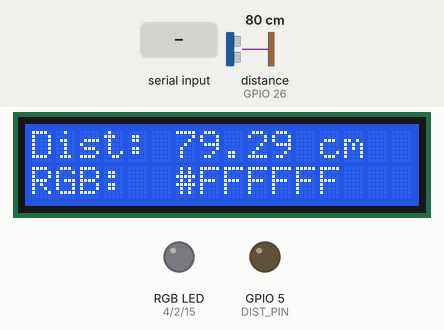
The sketch below on a simulated ESP32. Parts: 16×2 character LCD, an RGB LED mixed from three pins (HIGH = lit), output pins drawn as LEDs (lit = HIGH). Wiring (inferred from the names in the program): ultrasonic range finder: trigger GPIO 27; echo GPIO 26. Inputs (shaded band) come from the test bench; at power-on: distance to the obstacle (sensor on GPIO 26) 80 cm. The echo pulse lasts 58.3 µs per cm; dim RGB values are drawn brighter than linear; random numbers use the default seed unless the sketch sets one; nothing arrives over Bluetooth unless stated; pins used as bus, display or sensor lines are not drawn; what the sketch prints to the serial monitor is not drawn.

Above: at 1.2 s.
1.3 s: "rainbow 1\n" received over the second serial link
At 1.59 s:
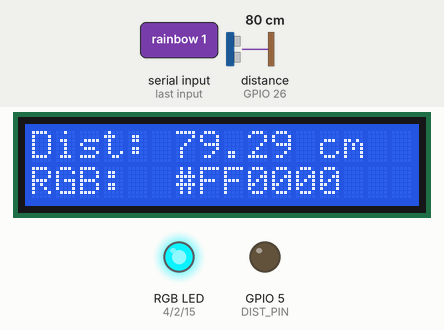
3.8 s: distance to the obstacle (sensor on GPIO 26) set to 250 cm
At 4.5 s:
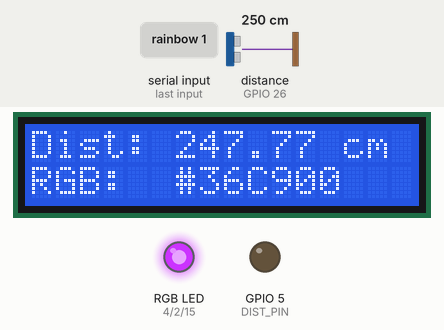
5.5 s: "random 1\n" received over the second serial link
At 6.8 s:
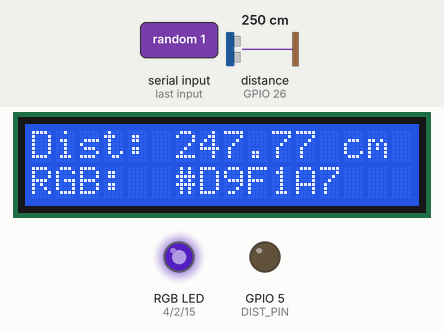
7.1 s: "random 150\n" received over the second serial link
At 8.4 s:
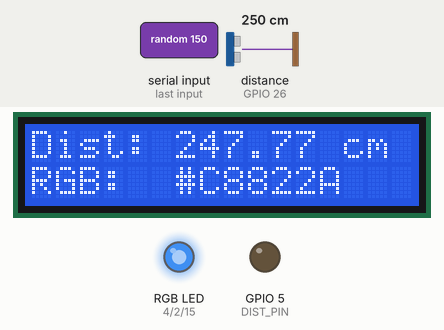
8.7 s: "rainbow 150\n" received over the second serial link
At 9.2 s:
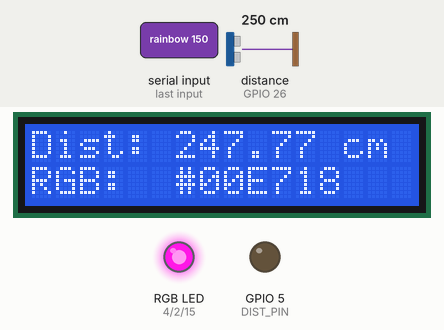
10.5 s: "random" received over the second serial link
At 11.0 s:
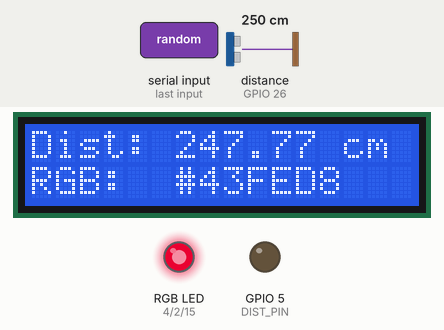
Timing chart, 0 to 13.0 s (numbered marks = the images above; inputs shaded):
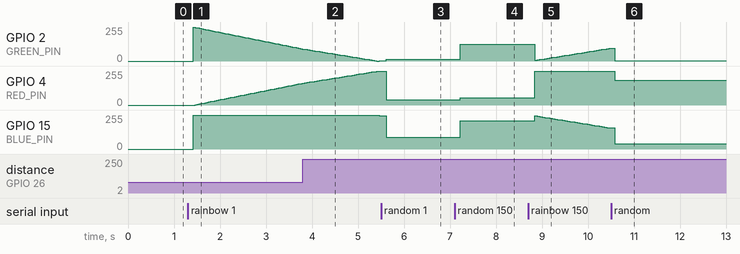

The sketch:

hw6.ino
```cpp
#include <stdlib.h>
#include <string.h>
#include <BluetoothSerial.h>
#include <UltrasonicSensor.h>
#include <LiquidCrystal_I2C.h>
#include <Wire.h>

// LED pins
#define RED_PIN   4
#define GREEN_PIN 2
#define BLUE_PIN  15
#define DIST_PIN  5

// LED PWM channels
#define RED_CHN   0
#define GREEN_CHN 1
#define BLUE_CHN  2
#define DIST_CHN  3

// PWM constants
#define FRQ 1000
#define PWM_BIT 8

// LCD pins
#define SDA 13
#define SCL 14

// Ultrasonic sensor config
#define TRIG_PIN 27
#define ECHO_PIN 26
#define MAX_DISTANCE 700
#define SOUND_VELOCITY 340
#define DISTANCE_TRIGGER 10
const float TIMEOUT = MAX_DISTANCE * 60;

char buffer[20]; // Bluetooth buffer
static int bufCount = 0; // Buffer size
static bool isRainbow = false; // Whether rainbow is active
static int rainbowPos = 0; // Color wheel position
static float distance = 0.00; // Sensor value from ultrasonic sensor

BluetoothSerial SerialBT;
LiquidCrystal_I2C lcd(0x27, 16, 2);

void setup() {
  // Setup RGB LED
  ledcSetup(RED_CHN,   FRQ, PWM_BIT);
  ledcSetup(GREEN_CHN, FRQ, PWM_BIT);
  ledcSetup(BLUE_CHN,  FRQ, PWM_BIT);
  ledcAttachPin(RED_PIN,   RED_CHN);
  ledcAttachPin(GREEN_PIN, GREEN_CHN);
  ledcAttachPin(BLUE_PIN,  BLUE_CHN);

  // Set RGB LED color to white
  setColor(255, 255, 255);

  // Setup ultrasonic sensor
  pinMode(TRIG_PIN, OUTPUT);
  pinMode(ECHO_PIN, INPUT);

  // Setup range LED
  ledcSetup(DIST_CHN, FRQ, PWM_BIT);
  ledcAttachPin(DIST_PIN, DIST_CHN);

  // Setup LCD
  Wire.begin(SDA, SCL);
  lcd.init();
  lcd.backlight();

  // Print initial text on LCD
  lcd.setCursor(0, 0);
  lcd.print("Dist: 0.00 cm  ");
  lcd.setCursor(0, 1);
  lcd.printf("RGB:  #FFFFFF");

  // Bluetooth serial setup
  SerialBT.begin("mfinerty-esp32");

  // PC serial setup
  Serial.begin(115200);
  Serial.println("Device started!");
}

void loop() {
  while (SerialBT.available()) {
    buffer[bufCount] = SerialBT.read();
    bufCount++; // Increase buffer size
    delay(10); // Add delay to prevent it from reading too fast
  }

  if (bufCount > 0) {
    if (strncmp(buffer, "random", 6) == 0) {
      // random command
      randomCmd();
      SerialBT.println("random: ok");
      isRainbow = false;
    } else if (strncmp(buffer, "rainbow", 7) == 0) {
      // rainbow command
      SerialBT.println("rainbow: ok");
      isRainbow = true;
    } else if (strncmp(buffer, "rgb", 3) == 0) {
      // rgb command
      rgbCmd();
      SerialBT.println("rgb: ok");
      isRainbow = false;
    } else if (strncmp(buffer, "distance", 8) == 0) {
      // distance command
      SerialBT.printf("distance: %.2f cm\n", distance);
    } else {
      // unknown command
      Serial.println(buffer);
      SerialBT.printf("unknown command: %s\n", buffer);
    }

    clearBuffer();
  }

  if (isRainbow) {
    long wheelValue = wheel(rainbowPos++);
    char red = (wheelValue >> 16) & 0xFF;
    char green = (wheelValue >> 8) & 0xFF;
    char blue = (wheelValue >> 0) & 0xFF;
    setColor(red, green, blue);

    if (rainbowPos == 256) {
      // Loop to beginning of color wheel
      rainbowPos = 0;
    }
  }

  // Get reading from ultrasonic sensor
  distance = getSonar();

  // Update distance text on LCD
  lcd.setCursor(0, 0);
  lcd.printf("Dist: %.2f cm  ", distance);

  // Change brightness of LED based on distance
  if (distance < DISTANCE_TRIGGER) {
    ledcWrite(DIST_CHN, ((DISTANCE_TRIGGER - distance) / DISTANCE_TRIGGER) * 255.0);
  } else {
    ledcWrite(DIST_CHN, 0);
  }

  // delay i guess
  delay(10);
}

void clearBuffer() {
  bufCount = 0;
  memset(buffer, 0, 20);
}

void randomCmd() {
  Serial.println("random");
  setColor(random(0, 256), random(0, 256), random(0, 256));
}

void rgbCmd() {
  char *rgb = strtok(buffer, " ");

  // Get space-separated RGB values
  char *red = strtok(NULL, " ");
  if (red == nullptr) {
    SerialBT.println("rgb: invalid red value");
    clearBuffer();
    return;
  }

  char *green = strtok(NULL, " ");
  if (green == nullptr) {
    SerialBT.println("rgb: invalid green value");
    clearBuffer();
    return;
  }

  char *blue = strtok(NULL, " ");
  if (blue == nullptr) {
    SerialBT.println("rgb: invalid blue value");
    clearBuffer();
    return;
  }

  // Convert RGB values to bytes
  char r = atoi(red);
  char g = atoi(green);
  char b = atoi(blue);
  Serial.printf("%s(%d, %d, %d)\n", rgb, r, g, b);
  setColor(r, g, b);
}

// From Chapter 5.2
long wheel(int pos) {
  long wheelPos = pos % 0xFF;
  if (wheelPos < 85) {
    return ((255 - wheelPos * 3) << 16) | ((wheelPos * 3) << 8);
  } else if (wheelPos < 170) {
    wheelPos -= 85;
    return (((255 - wheelPos * 3) << 8) | (wheelPos * 3));
  } else {
    wheelPos -= 170;
    return ((wheelPos * 3) << 16 | (255 - wheelPos * 3));
  }
}

// From Chapter 5.2
void setColor(byte r, byte g, byte b) {
  ledcWrite(RED_CHN,   255 - r);
  ledcWrite(GREEN_CHN, 255 - g);
  ledcWrite(BLUE_CHN,  255 - b);

  // Update color text on LCD
  lcd.setCursor(0, 1);
  lcd.printf("RGB:  #%02X%02X%02X", r, g, b);
}

// From Chapter 21.1
float getSonar() {
  digitalWrite(TRIG_PIN, HIGH);
  delayMicroseconds(10);
  digitalWrite(TRIG_PIN, LOW);
  unsigned long pingTime = pulseIn(ECHO_PIN, HIGH, TIMEOUT);
  float distance = (float)pingTime * SOUND_VELOCITY / 2 / 10000;
  return distance;
}
```

Measured:
- after the input at 1.3 s, GPIO 4 (RED_PIN): moves from 0/255 to 164/255 over 2.3 s, starting after 0.16 s; GPIO 15 (BLUE_PIN): 0/255 → 255/255 after 0.12 s; the display: changes after 0.15 s (image 1)
- after the input at 5.5 s, GPIO 4 (RED_PIN): 255/255 → 38/255 after 0.11 s
- after the input at 7.1 s, GPIO 2 (GREEN_PIN): 14/255 → 125/255 after 0.12 s; GPIO 4 (RED_PIN): 38/255 → 55/255 after 0.12 s; GPIO 15 (BLUE_PIN): 88/255 → 212/255 after 0.12 s; the display: changes after 0.17 s (image 4)
- after the input at 8.7 s, GPIO 4 (RED_PIN): 55/255 → 255/255 after 0.15 s; the display: first changes after 0.19 s (image 5 shows a later state)
- after the input at 10.5 s, GPIO 4 (RED_PIN): 255/255 → 187/255 after 0.08 s
